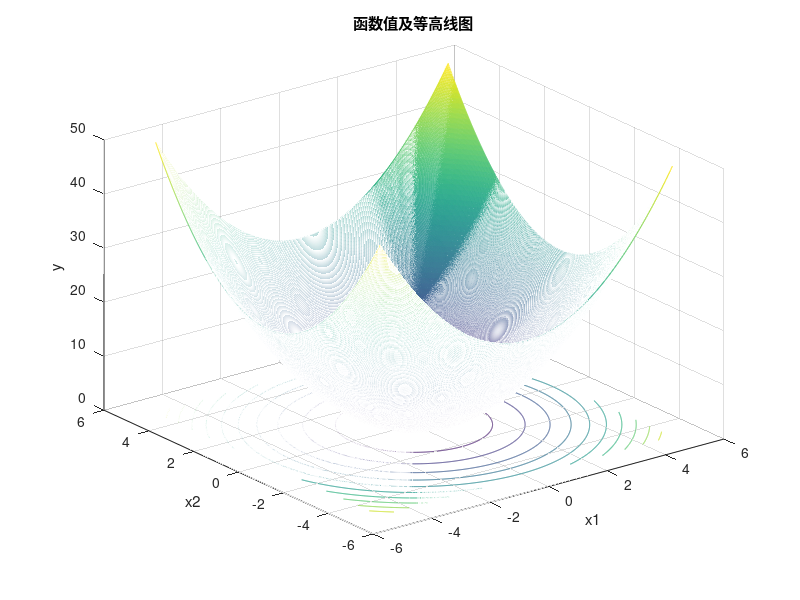
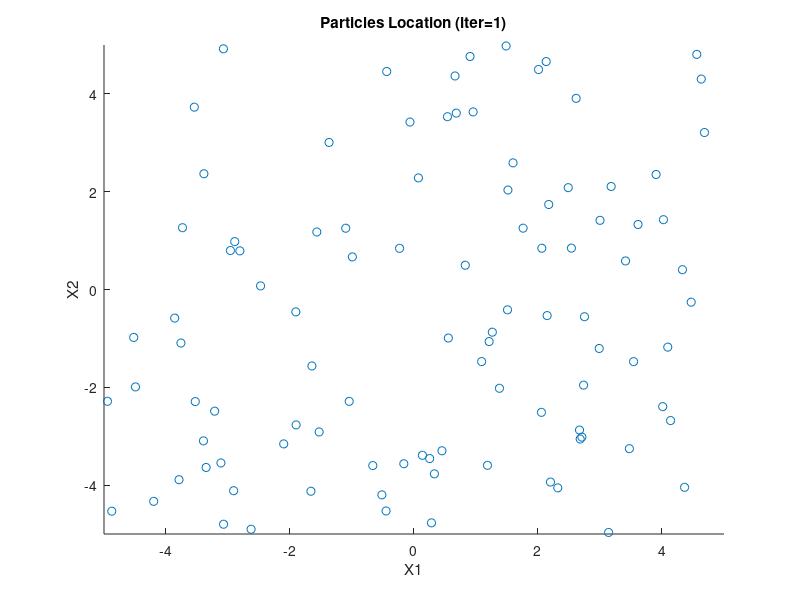

Here is the MATLAB script that generated these plots, in order: (Note: this script raises an error after producing the figures.)
clc;clear;close all;
tic;                          %程序运行计时开始
E0=1.0e-20;                   %允许误差
MaxNum=100;                   %最大迭代次数
narvs=2;                      %目标函数的自变量个数，解空间维数
particlesize=100;             %粒子群规模
c1=2;                         %个体学习因子
c2=2;                         %社会学习因子
w=0.6;                        %惯性因子
vmax=1;                       %粒子的最大飞翔速度
rand('state',100);
x=-5 + 10*rand(particlesize,narvs); %粒子群的初始位置
v=0.5*rand(particlesize,narvs);     %粒子群的初始速度
%指定目标函数
%rastrigin function
%fitness=inline('20+x.^2+y.^2-10*(cos(2*pi.*x)+cos(2*pi.*y))','x','y');   
fitness=inline('x.^2+y.^2','x','y'); 


globalbest_faval_list = zeros(MaxNum,1);
%画出上述函数图像
[a,b]=meshgrid([-5:0.01:5]);
z = fitness(a,b);
figure();meshc(a,b,z)
xlabel('x1');ylabel('x2');zlabel('y');title('函数值及等高线图')
saveas(gcf, '函数值及等高线图', 'png')
pic_num = 1;


for i=1:particlesize   
    f(i)=fitness(x(i,1),x(i,2));
end
personalbest_x=x;
personalbest_faval=f;
[globalbest_faval i]=min(personalbest_faval);
globalbest_x=personalbest_x(i,:);
k=1;
while k<=MaxNum
    %画粒子群位置图
    figure(3);
    scatter(x(:,1),x(:,2)) ; 
    axis([-5,5 -5,5])
    xlabel('X1');ylabel('X2');title(['Particles Location (iter=',num2str(k),')'])
    F=getframe(gcf);
    I=frame2im(F);
    [I,map]=rgb2ind(I,256);
    if pic_num == 1
        imwrite(I,map,'particleLaction.gif','gif', 'Loopcount',inf,'DelayTime',1.5);
    else
        imwrite(I,map,'particleLaction.gif','gif','WriteMode','append','DelayTime',0.1);
    end
    pic_num = pic_num + 1;
    %更新位置和速度
    for i=1:particlesize
        f(i)=fitness(x(i,1),x(i,2));
        if f(i)<personalbest_faval(i)  %判断当前值是否是历史最佳
            personalbest_faval(i)=f(i);
            personalbest_x(i,:)=x(i,:);
        end
    end
    [globalbest_faval i]=min(personalbest_faval);
    globalbest_x=personalbest_x(i,:);
    for i=1:particlesize                    %更新每个个体的位置

        v(i,:)=w*v(i,:)+c1*rand*(personalbest_x(i,:)-x(i,:))+c2*rand*(globalbest_x-x(i,:));
        for j=1:narvs                       %判断是否超过最大速度
            if v(i,j)>vmax
                v(i,j)=vmax;
            elseif v(i,j)<-vmax
                v(i,j)=-vmax;
            end
        end
        x(i,:)=x(i,:)+v(i,:);
    end

    % globalbest_faval curve
    globalbest_faval_list(k,1) = globalbest_faval;
    
    if abs(globalbest_faval)<E0,break,end
    k=k+1;
end
globalbest_faval = num2str(globalbest_faval);
globalbest_x     = num2str(globalbest_x);
disp(strcat('最小值点','=',globalbest_x));
disp(strcat('最小值','=',globalbest_faval));
toc;


%globalbest_list plot
figure()
iter = 1:k-1;
plot(iter,globalbest_faval_list(1:k-1,:));
xlabel('iter');
ylabel('Globalbest Faval');
saveas(gcf, 'Globalbest Faval', 'png')




